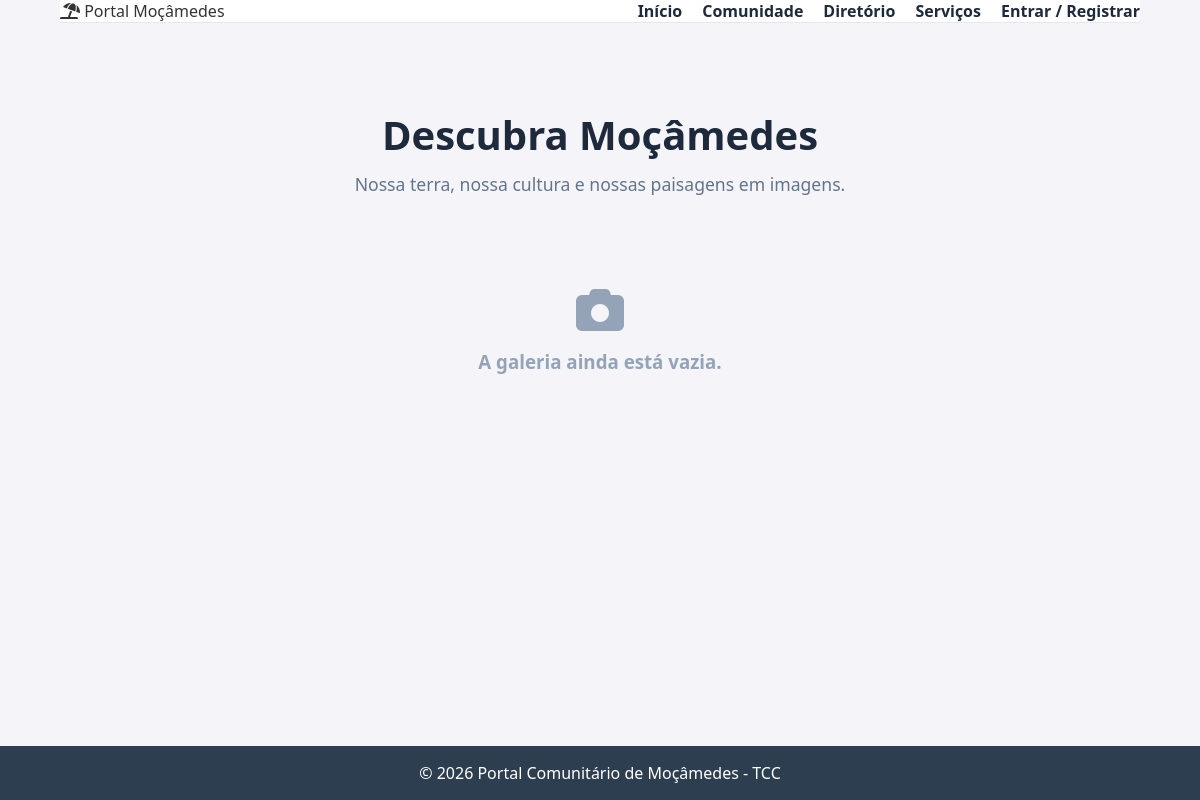
/galeria, run on an earlier commit of the app's database.
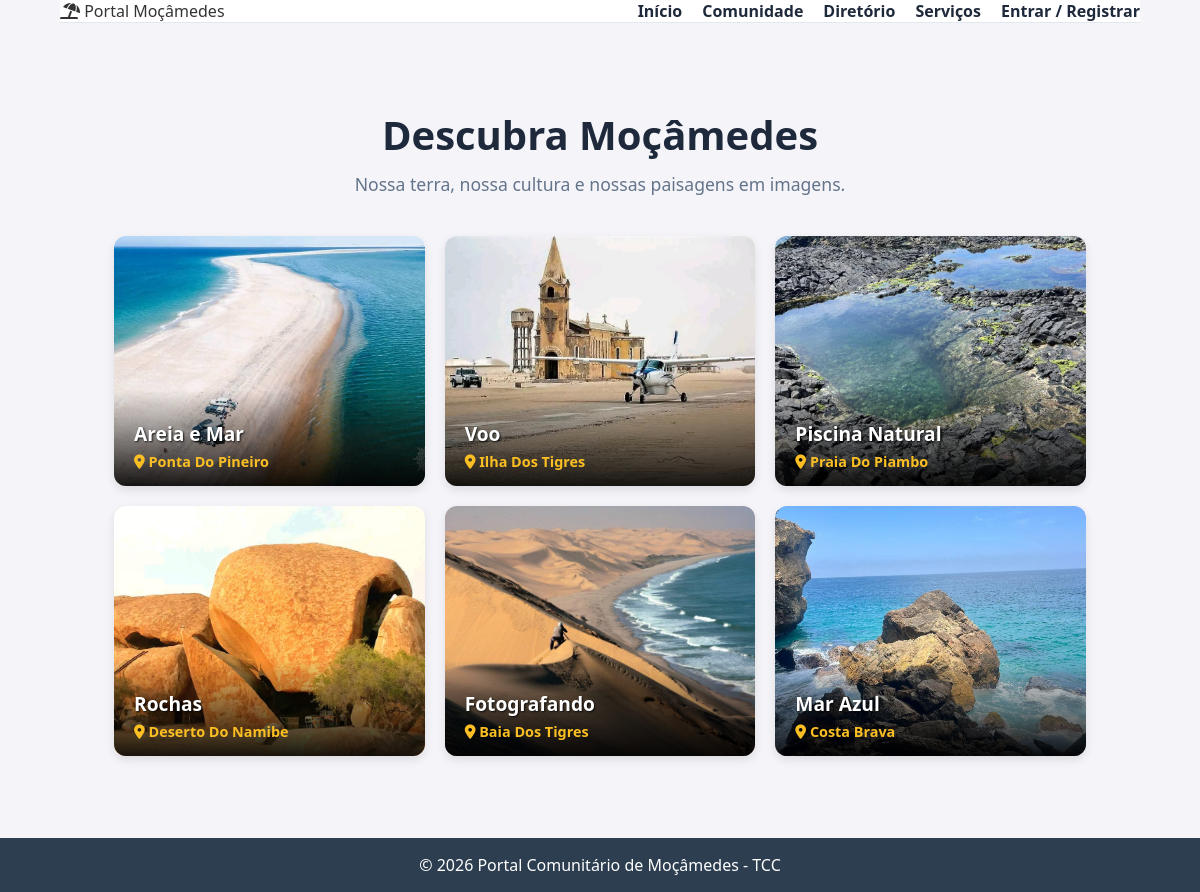
And on a later commit of the database.
### tables this page shows
CREATE TABLE galeria_municipio (
        id INTEGER PRIMARY KEY AUTOINCREMENT,
        titulo TEXT NOT NULL,
        local TEXT NOT NULL,
        nome_imagem TEXT NOT NULL,
        data_criacao TIMESTAMP DEFAULT CURRENT_TIMESTAMP
    );

### app.py (the view, shortened to what this page needs)
@app.route('/galeria', methods=['GET', 'POST'])
def galeria():
    conn = get_db_connection()
    fotos = conn.execute('SELECT * FROM galeria_municipio ORDER BY data_criacao DESC').fetchall()
    conn.close()
    return render_template('galeria.html', fotos=fotos)

### app.py (called while the page is built)
def get_db_connection():
    conn = sqlite3.connect('banco.db')
    conn.row_factory = sqlite3.Row
    return conn

### templates/galeria.html (shortened to what this page needs)
{% extends "base.html" %}
{% block content %}
<div class="container" style="max-width: 1200px; padding-top: 20px;">
    <div style="text-align: center; margin-bottom: 40px;">
        <h2 style="font-size: 2.5rem; color: #1e293b; margin-bottom: 10px;">Descubra Moçâmedes</h2>
        <p style="color: #64748b; font-size: 1.1rem;">Nossa terra, nossa cultura e nossas paisagens em imagens.</p>
    </div>
    <div class="global-gallery-grid">
        {% for foto in fotos %}
            <div class="gallery-item" style="position: relative;">
                <img src="{{ url_for('static', filename='uploads/galeria_municipio/' + foto.nome_imagem) }}" alt="{{ foto.titulo }}" class="lightbox-trigger" style="width: 100%; height: 100%; object-fit: cover; display: block; cursor: zoom-in;">
                <div class="gallery-overlay" style="pointer-events: none;">
                    <h4 class="gallery-title">{{ foto.titulo }}</h4>
                    <p class="gallery-location"> {{ foto.local }}</p>
                </div>
            </div>
        {% else %}
            <div style="grid-column: 1 / -1; text-align: center; padding: 50px; color: #94a3b8;">
                <i class="fas fa-camera" style="font-size: 3rem; margin-bottom: 15px;"></i>
                <h3>A galeria ainda está vazia.</h3>
            </div>
        {% endfor %}
    </div>
</div>
{% endblock %}

What changed in the data, as far as the page shows it:
added galeria_municipio: nome_imagem (picture)
added galeria_municipio: nome_imagem (picture)
added galeria_municipio: nome_imagem (picture)
added galeria_municipio: nome_imagem (picture)
added galeria_municipio: nome_imagem (picture)
added galeria_municipio: nome_imagem (picture)
Also different on the page:
text no longer shown: "A galeria ainda está vazia."
